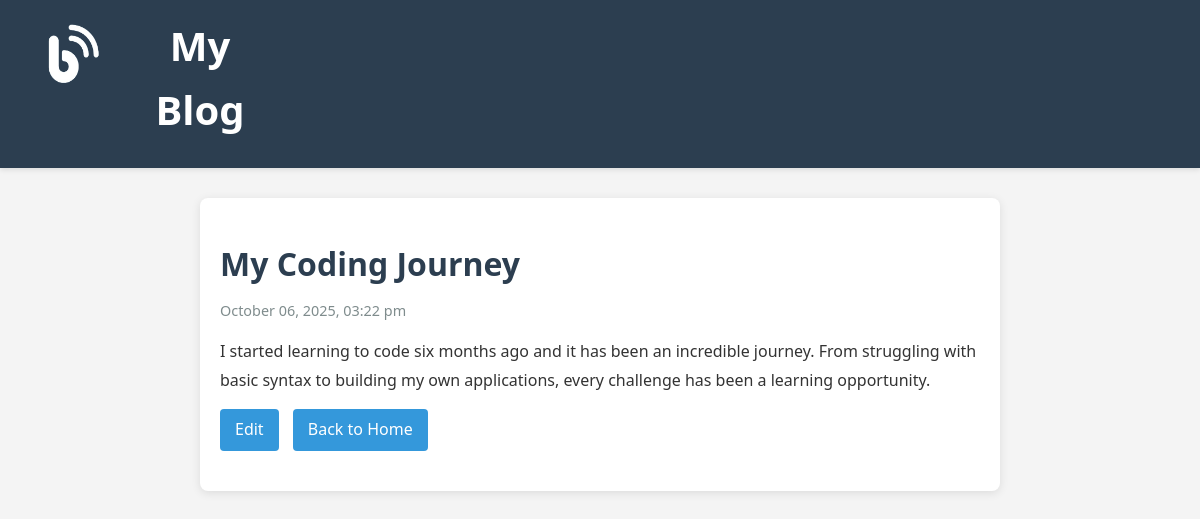
The app's page /post.php?id=4 with its own data.
### tables this page shows
CREATE TABLE `posts` (
  `id` int(11) NOT NULL,
  `title` varchar(255) NOT NULL,
  `content` text NOT NULL,
  `timestamp` timestamp NOT NULL DEFAULT current_timestamp() ON UPDATE current_timestamp()
);

### post.php (the view, shortened to what this page needs)
<?php
require('connect.php');
$errors = [];
$title = '';
$content = '';
$post = null;
if (isset($_GET['id'])) {
    if (filter_var($_GET['id'], FILTER_VALIDATE_INT)) {
        $id = (int)$_GET['id'];
        $query = "SELECT id, title, content, timestamp FROM posts WHERE id = :id";
        $statement = $db->prepare($query);
        $statement->bindParam(':id', $id, PDO::PARAM_INT);
        $statement->execute();
        $post = $statement->fetch(PDO::FETCH_ASSOC);
    } else {
        $errors[] = "Invalid post ID.";
    }
}
$isNewPost = !isset($_GET['id']);
?>
<!DOCTYPE html>
<html lang="en">
<head>
    <link rel="stylesheet" href="main.css">
</head>
<body>
    <header class="<?= $isNewPost ? 'nav-head_edit' : 'nav-head' ?>">
        <a href="index.php"><img src="blog_logo.png" alt="logo"></a>
        <h1><a href="index.php">My Blog</a></h1>
    </header>
    <main>
        <?php if ($isNewPost): ?>
            <h2>Create New Post</h2>
            <form action="post.php" method="post" class="post-form">
                <div class="form-group">
                    <label for="title">Title:</label>
                    <input type="text" id="title" name="title" value="<?= htmlspecialchars($title) ?>" required>
                </div>
                <div class="form-group">
                    <label for="content">Content:</label>
                    <textarea id="content" name="content" rows="10" required><?= htmlspecialchars($content) ?></textarea>
                </div>
                <div class="form-actions">
                    <button type="submit">Create Post</button>
                    <a href="index.php" class="cancel-link">Cancel</a>
                </div>
            </form>
        <?php elseif ($post): ?>
            <article class="post-full">
                <h2><?= htmlspecialchars($post['title']) ?></h2>
                <p class="post-date">
                    <?= date('F d, Y, h:i a', strtotime($post['timestamp'])) ?>
                </p>
                <div class="post-content">
                    <?= nl2br(htmlspecialchars($post['content'])) ?>
                </div>
                <div class="post-actions">
                    <a href="edit.php?id=<?= $post['id'] ?>" class="edit-link">Edit</a>
                    <a href="index.php">Back to Home</a>
                </div>
            </article>
        <?php endif; ?>
    </main>
</body>
</html>

### main.css (style rules this page uses)
* { margin: 0; padding: 0; box-sizing: border-box; }
body { font-family: 'Segoe UI', Tahoma, Geneva, Verdana, sans-serif; line-height: 1.6; color: #333; background-color: #f4f4f4; }
.nav-head, .nav-head_edit { background-color: #2c3e50; color: white; padding: 20px; display: flex; text-align: center; box-shadow: 0 2px 5px rgba(0,0,0,0.1); }
.nav-head { margin-top: -6.4px; }
.nav-head h1, .nav-head_edit h1 { margin: 0; font-size: 2.5em; width: 160px; display: flex; align-items: center; margin-bottom: 6px; }
.nav-head h1 a, .nav-head_edit h1 a { color: white; text-decoration: none; }
.nav-head img, .nav-head_edit img { height: 84px; width: 100px; }
main { max-width: 800px; margin: 30px auto; padding: 20px; background-color: white; border-radius: 8px; box-shadow: 0 2px 10px rgba(0,0,0,0.1); }
.post-date { color: #7f8c8d; font-size: 0.9em; margin-bottom: 15px; }
.post-content { margin: 15px 0; line-height: 1.8; }
.post-full { padding: 20px 0; }
.post-full h2 { color: #2c3e50; margin-bottom: 10px; font-size: 2em; }
.post-actions { margin-top: 15px; }
.post-actions a, .new-post-link, .read-more, .edit-link, .cancel-link { display: inline-block; padding: 8px 15px; margin-right: 10px; background-color: #3498db; color: white; text-decoration: none; border-radius: 4px; transition: background-color 0.3s; }

### records on screen
posts: title "My Coding Journey", timestamp "October 06, 2025, 03:22 pm", content "I started learning to code six months ago and it has been an incredible journey. From struggling with basic syntax to building my own applications, every challenge has been a learning opportunity."
